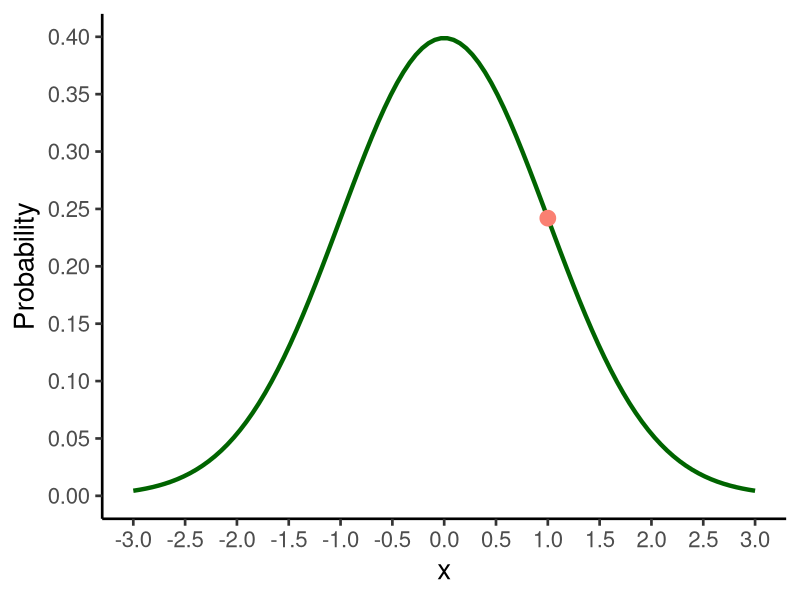
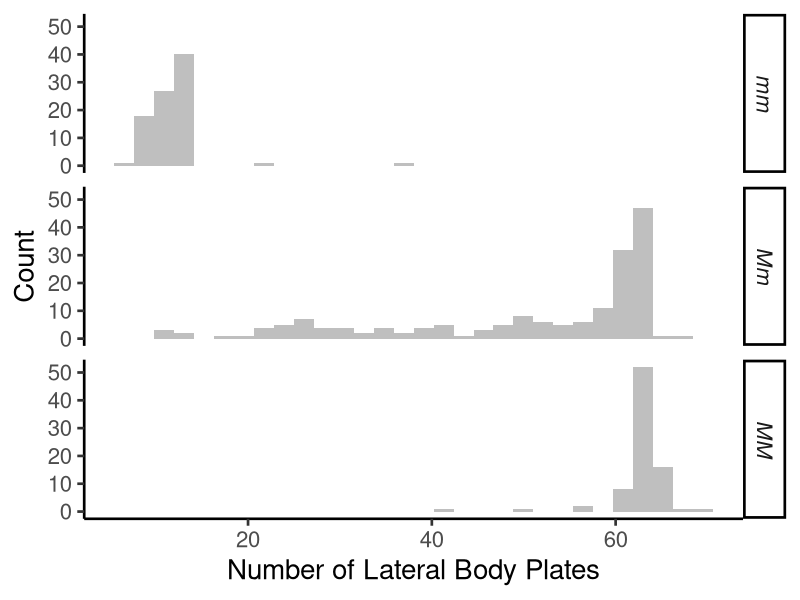
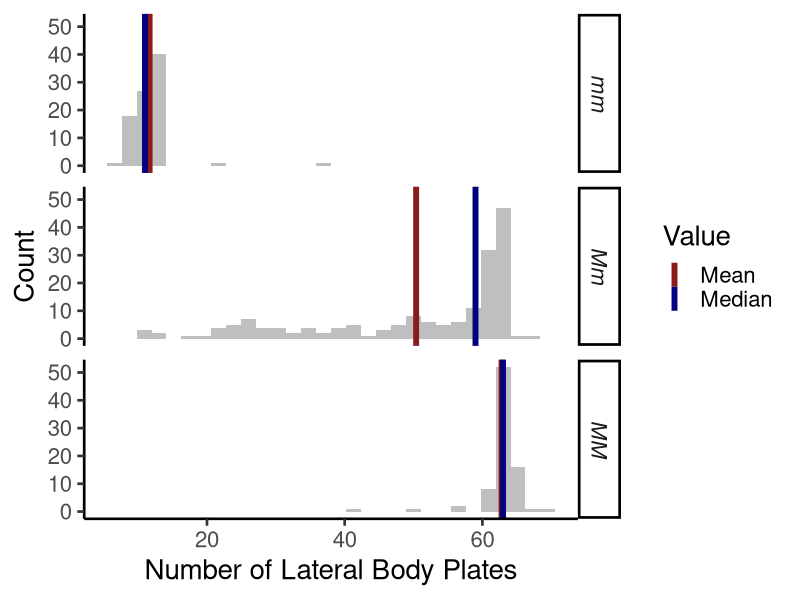

R code for these plots, in order:
## ---- chunk 1
#| label: setup
#| echo: false

library(tidyverse)

theme_set(theme_classic(base_size = 20))
## ---- chunk 2
#| echo: true

Normal <- function(x, mu, sigma) {
  (1 / (sqrt(2 * pi * sigma^2))) * exp((-1 * (x - mu)^2) / (2 * sigma^2))
}

Normal(x = 1, mu = 0, sigma = 1)
## ---- chunk 3
#| echo: true

dnorm(x = 1, mean = 0, sd = 1)
## ---- chunk 4
#| echo: true
Std_Normal <- tibble(x = seq(-3, 3, length.out = 100),
                     Probability = dnorm(x, mean = 0, sd = 1))
## ---- chunk 5
#| echo: false

ggplot() +
  geom_line(data = Std_Normal,
            aes(x, Probability),
            color = "darkgreen",
            linewidth = 1.5) +
  geom_point(aes(x = 1, y = dnorm(x = 1, mean = 0, sd = 1)),
             size = 5,
             color = "salmon") +
  scale_y_continuous(limits = c(0, 0.4), breaks = seq(0, 0.4, by = 0.05)) +
  scale_x_continuous(breaks = seq(-3, 3, by = 0.5))
## ---- chunk 6
#| echo: true

1:10
median(1:10)
quantile(1:10, prob = 0.5)
## ---- chunk 7
SticklebackPlates <- read_csv("../data/Stickleback_Plates.csv",
                              show_col_types = FALSE)
## ---- chunk 8
#| echo: true

glimpse(SticklebackPlates)
## ---- chunk 9
ggplot(SticklebackPlates, aes(x = plates)) +
  geom_histogram(bins = 30, fill = "gray75") +
  facet_grid(genotype ~ .) +
  labs(x = "Number of Lateral Body Plates", y = "Count") +
  theme(strip.text = element_text(face = "italic"))
## ---- chunk 10
#| echo: true

SticklebackPlates |> 
  summarize(mean_plate = mean(plates),
            median_plate = median(plates),
            .by = genotype)
## ---- chunk 11
M <- SticklebackPlates |> 
  group_by(genotype) |> 
  summarize(Mean = mean(plates),
            Median = median(plates),
            .groups = "drop") |> 
  gather(Value, x, -genotype)

ggplot(SticklebackPlates, aes(x = plates, group = genotype)) +
  geom_histogram(bins = 30, fill = "gray75") +
  geom_vline(data = M, aes(xintercept = x, color = Value),
             linewidth = 2) +
  scale_color_manual(values = c("firebrick4", "navyblue")) +
  facet_grid(genotype ~ .) +
  labs(x = "Number of Lateral Body Plates", y = "Count") +
  theme(strip.text = element_text(face = "italic"))
